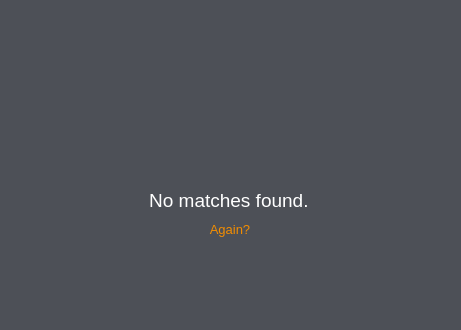
<?xml version="1.0" encoding="UTF-8"?>
<ui version="4.0">
    <class>no_results_widget</class>
    <widget class="QWidget" name="no_results_widget">
        <property name="geometry">
            <rect>
                <x>0</x>
                <y>0</y>
                <width>461</width>
                <height>330</height>
            </rect>
        </property>
        <property name="windowTitle">
            <string>Form</string>
        </property>
        <property name="styleSheet">
            <string notr="true">background-color: rgb(77, 80, 87);</string>
        </property>
        <layout class="QVBoxLayout" name="verticalLayout">
            <item>
                <spacer name="top_spacer">
                    <property name="orientation">
                        <enum>Qt::Vertical</enum>
                    </property>
                    <property name="sizeType">
                        <enum>QSizePolicy::Expanding</enum>
                    </property>
                    <property name="sizeHint" stdset="0">
                        <size>
                            <width>20</width>
                            <height>40</height>
                        </size>
                    </property>
                </spacer>
            </item>
            <item>
                <widget class="QLabel" name="logo_label">
                    <property name="sizePolicy">
                        <sizepolicy hsizetype="Expanding" vsizetype="Fixed">
                            <horstretch>0</horstretch>
                            <verstretch>0</verstretch>
                        </sizepolicy>
                    </property>
                    <property name="minimumSize">
                        <size>
                            <width>0</width>
                            <height>43</height>
                        </size>
                    </property>
                    <property name="maximumSize">
                        <size>
                            <width>16777215</width>
                            <height>16777215</height>
                        </size>
                    </property>
                    <property name="text">
                        <string>&lt;html&gt;&lt;head/&gt;&lt;body&gt;&lt;p align=&quot;center&quot;&gt;&lt;img src=&quot;:/logo.png&quot;/&gt;&lt;/p&gt;&lt;/body&gt;&lt;/html&gt;</string>
                    </property>
                </widget>
            </item>
            <item>
                <spacer name="logo_msg_spacer">
                    <property name="orientation">
                        <enum>Qt::Vertical</enum>
                    </property>
                    <property name="sizeType">
                        <enum>QSizePolicy::Fixed</enum>
                    </property>
                    <property name="sizeHint" stdset="0">
                        <size>
                            <width>20</width>
                            <height>30</height>
                        </size>
                    </property>
                </spacer>
            </item>
            <item alignment="Qt::AlignHCenter|Qt::AlignTop">
                <widget class="QLabel" name="done_label">
                    <property name="sizePolicy">
                        <sizepolicy hsizetype="Preferred" vsizetype="Preferred">
                            <horstretch>0</horstretch>
                            <verstretch>0</verstretch>
                        </sizepolicy>
                    </property>
                    <property name="minimumSize">
                        <size>
                            <width>0</width>
                            <height>0</height>
                        </size>
                    </property>
                    <property name="text">
                        <string>&lt;html&gt;&lt;head/&gt;&lt;body&gt;&lt;p align=&quot;center&quot;&gt;&lt;img
                            src=&quot;:/done_circle_white.png&quot;/&gt;&lt;/p&gt;&lt;/body&gt;&lt;/html&gt;
                        </string>
                    </property>
                    <property name="alignment">
                        <set>Qt::AlignCenter</set>
                    </property>
                </widget>
            </item>
            <item alignment="Qt::AlignHCenter|Qt::AlignTop">
                <widget class="QLabel" name="none_found_label">
                    <property name="text">
                        <string>&lt;html&gt;&lt;head/&gt;&lt;body&gt;&lt;p align=&quot;center&quot;&gt;&lt;span
                            style=&quot; font-size:14pt; color:#ffffff;&quot;&gt;No matches found.&lt;/span&gt;&lt;/p&gt;&lt;/body&gt;&lt;/html&gt;
                        </string>
                    </property>
                </widget>
            </item>
            <item alignment="Qt::AlignHCenter|Qt::AlignTop">
                <widget class="QPushButton" name="again_button_no_res">
                    <property name="sizePolicy">
                        <sizepolicy hsizetype="Preferred" vsizetype="Preferred">
                            <horstretch>0</horstretch>
                            <verstretch>0</verstretch>
                        </sizepolicy>
                    </property>
                    <property name="font">
                        <font>
                            <pointsize>10</pointsize>
                        </font>
                    </property>
                    <property name="styleSheet">
                        <string notr="true">QPushButton {
                            color: #f28d01;
                            }

                            :hover{
                            color: #b56900;
                            }
                        </string>
                    </property>
                    <property name="text">
                        <string>Again?</string>
                    </property>
                    <property name="flat">
                        <bool>true</bool>
                    </property>
                </widget>
            </item>
            <item>
                <spacer name="again_bottom_spacer">
                    <property name="orientation">
                        <enum>Qt::Vertical</enum>
                    </property>
                    <property name="sizeType">
                        <enum>QSizePolicy::Expanding</enum>
                    </property>
                    <property name="sizeHint" stdset="0">
                        <size>
                            <width>20</width>
                            <height>40</height>
                        </size>
                    </property>
                </spacer>
            </item>
        </layout>
    </widget>
    <resources>
        <include location="../res/resources.qrc"/>
    </resources>
    <connections/>
</ui>
